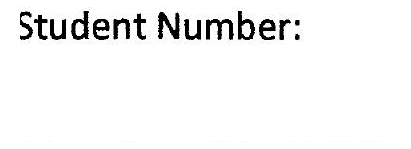
#> input picture scoreim.png, 411 x 149 px; its folder holds only this picture in this run
$ python -i step1errorfix.py   (imports and definitions only)
#> lines starting #> are read from the running program, lines starting #| are printed output that depends on the picture; after the words box and inside, x2 and y2 are one past the last pixel; in counts of white or black regions, pixels touching at a corner belong together
#> further down, picture is the input picture: shape (149, 411, 3); min 0, max 255, mean 243.5
import cv2
import numpy as np
import matplotlib.pyplot as plt
from os import path, chdir, getcwd

import quizitemfinder.steps.utils as utils
#from quizitemfinder.steps.step1findcells import CellFinder, rectdims
#from quizitemfinder.steps.step1findcells import Demo as CellFinderDemo

from quizitemfinder.mark_squares import find_bounds_of_rects, is_rect_within_bounds


# floods the image
def fill_it(im, xy, modify_orig=False, color=0):
    im_floodfill = None
    if(modify_orig): im_floodfill = im
    else: im_floodfill = im.copy()
    h, w = im_floodfill.shape[:2]
    mask = np.zeros((h+2, w+2), np.uint8)
    pix = cv2.floodFill(im_floodfill, mask, xy, color);
    #show_im(im_floodfill)
    return pix

# make it easy to find the squares with our data
def remove_bg(im, debug=False):
#> called with debug = False
    blurred_im = cv2.GaussianBlur(im, ksize=(11,11),sigmaX=1)
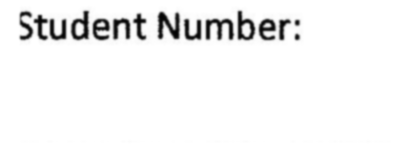
#> blurred_im: shape (149, 411, 3); min 2, max 255, mean 243.5
    th, im_th = cv2.threshold(blurred_im, 220, 255, cv2.THRESH_BINARY_INV);
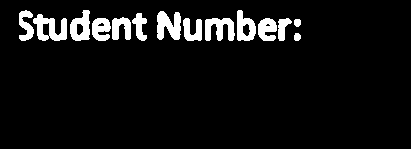
#> im_th: shape (149, 411, 3); 7.1% white; 14 white regions, largest, box (x1, y1, x2, y2) and area: (33, 14, 67, 41) 530, (157, 11, 181, 40) 498, (205, 18, 235, 41) 462
    # [7 lines of commented-out code are left out]
    img_dilation = cv2.dilate(im_th, kernel=(2,2), iterations=3)
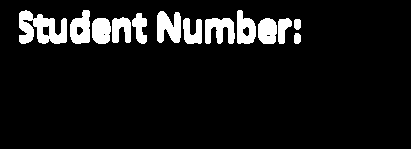
#> img_dilation: shape (149, 411, 3); 8.8% white; 13 white regions, largest, box (x1, y1, x2, y2) and area: (19, 10, 67, 44) 1033, (157, 11, 181, 43) 580, (205, 18, 235, 44) 555
    img_dilated_eroded = img_dilation

    # [8 lines of commented-out code are left out]
    filled_im = img_dilated_eroded.copy()
    fill_it(filled_im, (0,0), modify_orig=True, color=255)
#> in fill_it, `pix = cv2.floodFill(im_floodfill, mask, xy, color);`:
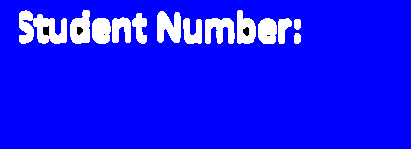
#> im_floodfill: shape (149, 411, 3); mean B, G, R 254.5, 22.3, 22.3
    if debug is False:
        return filled_im
    else:
        # return (blurred_im, reversed_im, img_eroded, img_dilation, im_th, filled_im)
        return (blurred_im, im_th, img_dilation, filled_im)


# rectangles bounding
# [77 lines left out: functions getContRect, center_of_rect, point_is_in_rect, sheet_rects_from_contours, getContRect, find_rects_from_im and 1 more, not called in this run]

>>> import cv2
>>> picture = cv2.imread('../../scoreim.png')
>>> result = remove_bg(picture)
